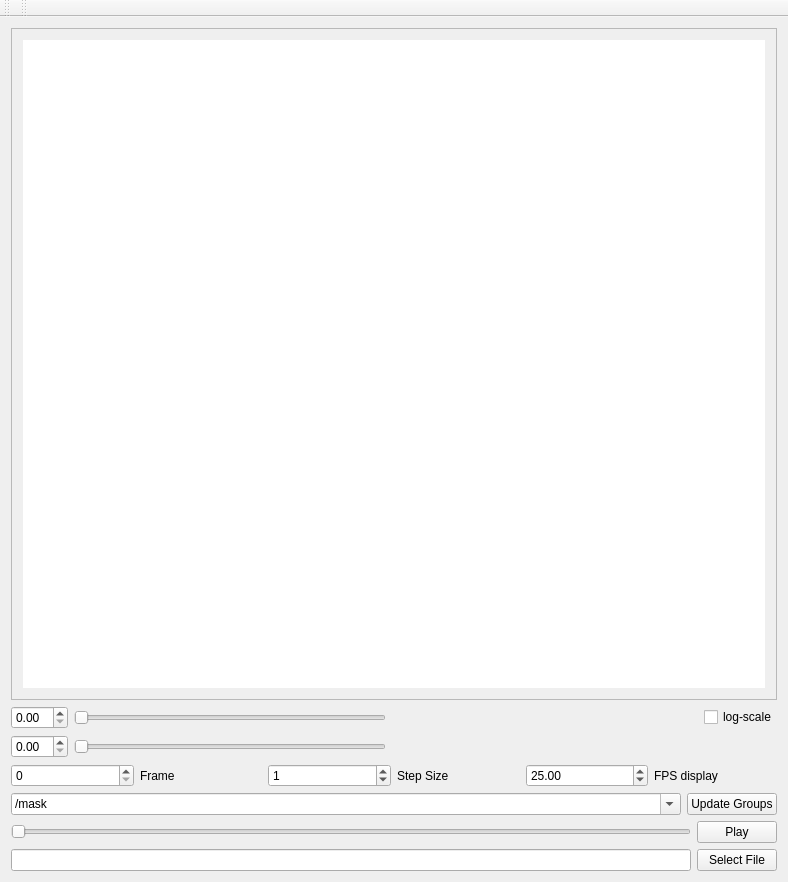
<?xml version="1.0" encoding="UTF-8"?>
<ui version="4.0">
 <class>VesicleViewer</class>
 <widget class="QMainWindow" name="VesicleViewer">
  <property name="geometry">
   <rect>
    <x>0</x>
    <y>0</y>
    <width>788</width>
    <height>882</height>
   </rect>
  </property>
  <property name="windowTitle">
   <string>HDF5VideoPlayer</string>
  </property>
  <widget class="QWidget" name="centralWidget">
   <property name="enabled">
    <bool>true</bool>
   </property>
   <layout class="QVBoxLayout" name="verticalLayout_2">
    <item>
     <layout class="QVBoxLayout" name="verticalLayout">
      <item>
       <widget class="QScrollArea" name="scrollArea">
        <property name="frameShadow">
         <enum>QFrame::Sunken</enum>
        </property>
        <property name="widgetResizable">
         <bool>true</bool>
        </property>
        <widget class="QWidget" name="scrollAreaWidgetContents">
         <property name="geometry">
          <rect>
           <x>0</x>
           <y>0</y>
           <width>760</width>
           <height>580</height>
          </rect>
         </property>
         <layout class="QVBoxLayout" name="verticalLayout_3">
          <item>
           <widget class="QGraphicsView" name="mainGraphicsView">
            <property name="autoFillBackground">
             <bool>false</bool>
            </property>
            <property name="frameShape">
             <enum>QFrame::NoFrame</enum>
            </property>
            <property name="verticalScrollBarPolicy">
             <enum>Qt::ScrollBarAlwaysOff</enum>
            </property>
            <property name="horizontalScrollBarPolicy">
             <enum>Qt::ScrollBarAlwaysOff</enum>
            </property>
            <property name="dragMode">
             <enum>QGraphicsView::ScrollHandDrag</enum>
            </property>
            <property name="transformationAnchor">
             <enum>QGraphicsView::AnchorUnderMouse</enum>
            </property>
            <property name="resizeAnchor">
             <enum>QGraphicsView::AnchorUnderMouse</enum>
            </property>
           </widget>
          </item>
         </layout>
        </widget>
       </widget>
      </item>
      <item>
       <layout class="QGridLayout" name="gridLayout_4">
        <item row="0" column="1">
         <widget class="QSlider" name="horizontalSlider_int_low">
          <property name="orientation">
           <enum>Qt::Horizontal</enum>
          </property>
         </widget>
        </item>
        <item row="0" column="0">
         <widget class="QDoubleSpinBox" name="spinBox_int_low"/>
        </item>
        <item row="0" column="2">
         <spacer name="horizontalSpacer">
          <property name="orientation">
           <enum>Qt::Horizontal</enum>
          </property>
          <property name="sizeHint" stdset="0">
           <size>
            <width>40</width>
            <height>20</height>
           </size>
          </property>
         </spacer>
        </item>
        <item row="2" column="0">
         <widget class="QDoubleSpinBox" name="spinBox_int_high"/>
        </item>
        <item row="2" column="1">
         <widget class="QSlider" name="horizontalSlider_int_high">
          <property name="orientation">
           <enum>Qt::Horizontal</enum>
          </property>
         </widget>
        </item>
        <item row="0" column="3">
         <widget class="QCheckBox" name="checkBox_is_log">
          <property name="text">
           <string>log-scale</string>
          </property>
         </widget>
        </item>
       </layout>
      </item>
      <item>
       <layout class="QHBoxLayout" name="horizontalLayout_3">
        <item>
         <widget class="QSpinBox" name="spinBox_frame">
          <property name="maximum">
           <number>999999999</number>
          </property>
         </widget>
        </item>
        <item>
         <widget class="QLabel" name="label_frame">
          <property name="text">
           <string>Frame</string>
          </property>
         </widget>
        </item>
        <item>
         <widget class="QSpinBox" name="spinBox_step">
          <property name="maximum">
           <number>999999999</number>
          </property>
          <property name="value">
           <number>1</number>
          </property>
         </widget>
        </item>
        <item>
         <widget class="QLabel" name="label_step">
          <property name="text">
           <string>Step Size</string>
          </property>
         </widget>
        </item>
        <item>
         <widget class="QDoubleSpinBox" name="doubleSpinBox_fps">
          <property name="maximum">
           <double>100.000000000000000</double>
          </property>
          <property name="value">
           <double>25.000000000000000</double>
          </property>
         </widget>
        </item>
        <item>
         <widget class="QLabel" name="label_fps">
          <property name="text">
           <string>FPS display</string>
          </property>
         </widget>
        </item>
       </layout>
      </item>
      <item>
       <layout class="QHBoxLayout" name="horizontalLayout_6">
        <item>
         <widget class="QComboBox" name="comboBox_h5path">
          <property name="editable">
           <bool>true</bool>
          </property>
          <item>
           <property name="text">
            <string>/mask</string>
           </property>
          </item>
          <item>
           <property name="text">
            <string>/full_data</string>
           </property>
          </item>
         </widget>
        </item>
        <item>
         <widget class="QPushButton" name="pushButton_h5groups">
          <property name="sizePolicy">
           <sizepolicy hsizetype="Maximum" vsizetype="Fixed">
            <horstretch>0</horstretch>
            <verstretch>0</verstretch>
           </sizepolicy>
          </property>
          <property name="text">
           <string>Update Groups</string>
          </property>
         </widget>
        </item>
       </layout>
      </item>
      <item>
       <layout class="QHBoxLayout" name="horizontalLayout_2">
        <item>
         <widget class="QSlider" name="imageSlider">
          <property name="cursor">
           <cursorShape>OpenHandCursor</cursorShape>
          </property>
          <property name="mouseTracking">
           <bool>true</bool>
          </property>
          <property name="autoFillBackground">
           <bool>false</bool>
          </property>
          <property name="maximum">
           <number>100</number>
          </property>
          <property name="orientation">
           <enum>Qt::Horizontal</enum>
          </property>
          <property name="invertedAppearance">
           <bool>false</bool>
          </property>
          <property name="invertedControls">
           <bool>false</bool>
          </property>
          <property name="tickPosition">
           <enum>QSlider::NoTicks</enum>
          </property>
         </widget>
        </item>
        <item>
         <widget class="QPushButton" name="playButton">
          <property name="text">
           <string>Play</string>
          </property>
          <property name="checkable">
           <bool>false</bool>
          </property>
         </widget>
        </item>
       </layout>
      </item>
      <item>
       <layout class="QHBoxLayout" name="horizontalLayout">
        <item>
         <widget class="QLineEdit" name="lineEdit_video">
          <property name="text">
           <string/>
          </property>
         </widget>
        </item>
        <item>
         <widget class="QPushButton" name="pushButton_video">
          <property name="text">
           <string>Select File</string>
          </property>
         </widget>
        </item>
       </layout>
      </item>
     </layout>
    </item>
   </layout>
  </widget>
  <widget class="QMenuBar" name="menuBar">
   <property name="geometry">
    <rect>
     <x>0</x>
     <y>0</y>
     <width>788</width>
     <height>22</height>
    </rect>
   </property>
  </widget>
  <widget class="QToolBar" name="mainToolBar">
   <attribute name="toolBarArea">
    <enum>TopToolBarArea</enum>
   </attribute>
   <attribute name="toolBarBreak">
    <bool>false</bool>
   </attribute>
  </widget>
  <widget class="QToolBar" name="toolBar">
   <property name="windowTitle">
    <string>toolBar</string>
   </property>
   <attribute name="toolBarArea">
    <enum>TopToolBarArea</enum>
   </attribute>
   <attribute name="toolBarBreak">
    <bool>false</bool>
   </attribute>
  </widget>
 </widget>
 <layoutdefault spacing="6" margin="11"/>
 <resources/>
 <connections/>
</ui>
